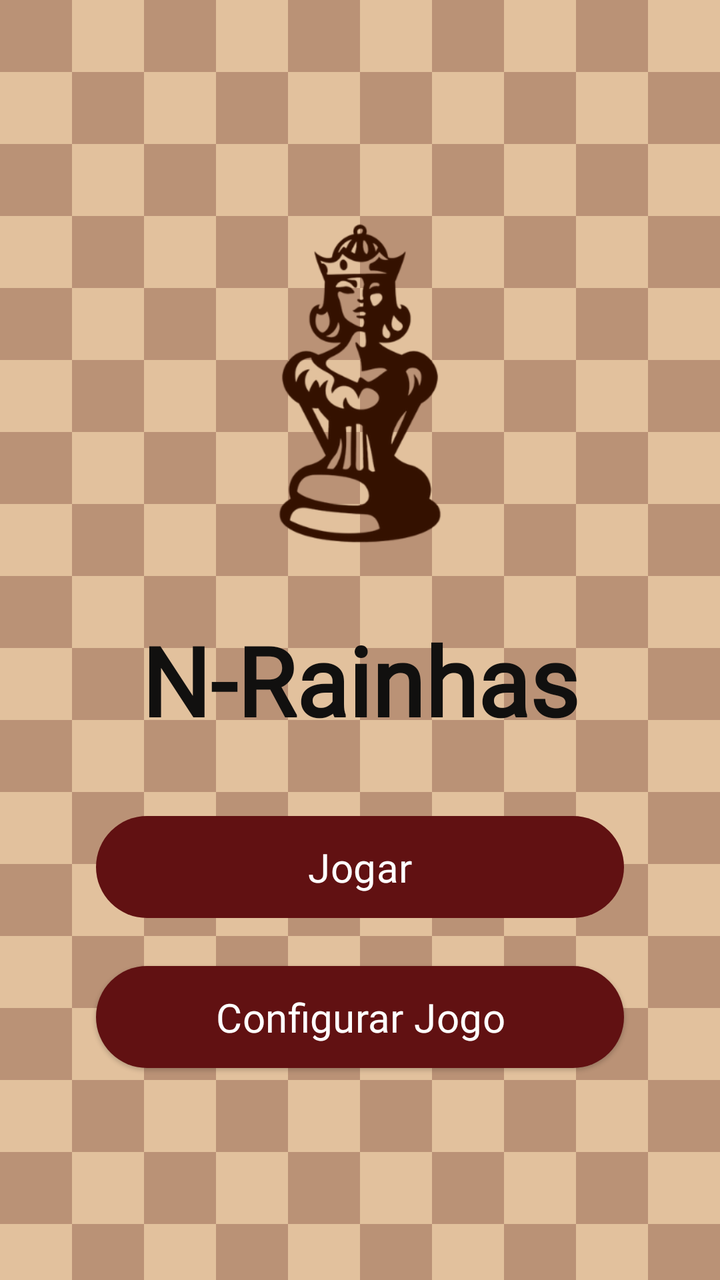
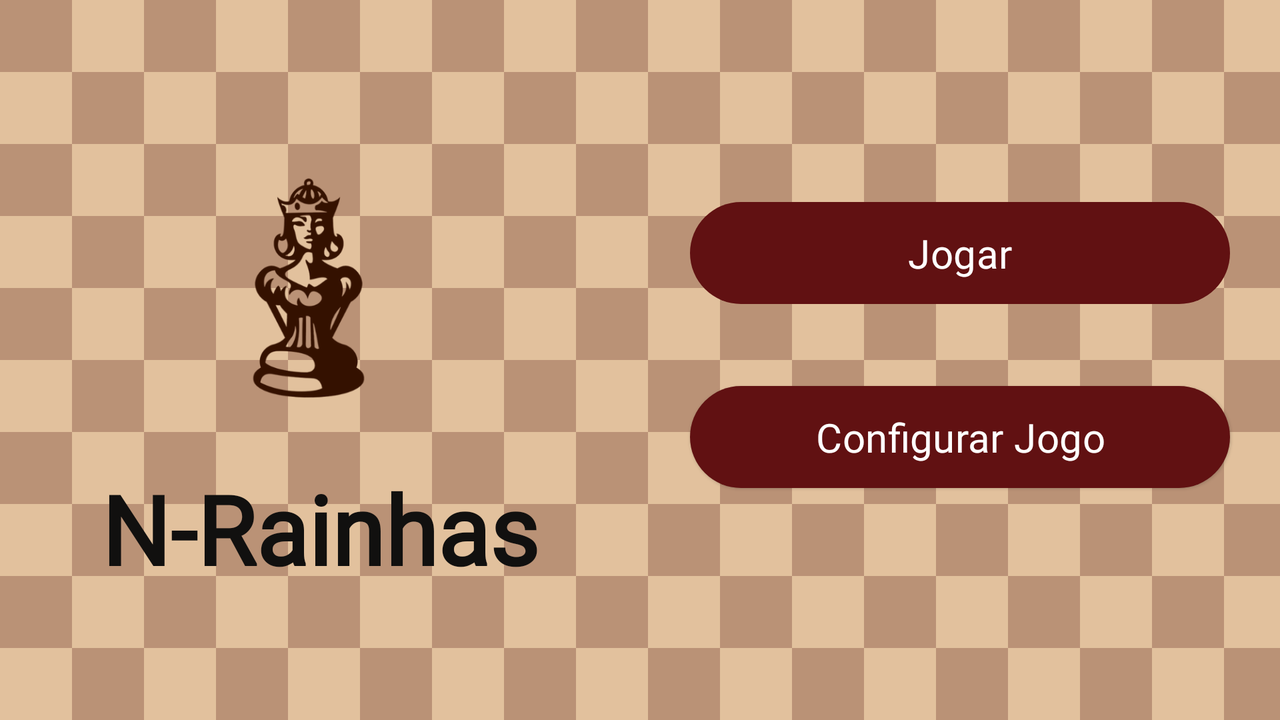

Two renders of one Android screen. The first uses the default layout on a phone; the second uses the alternative layout the repository ships for a different screen configuration, on a matching device. The two XML files are below.
<!-- AndroidManifest.xml: application theme Theme.NRainhas -->
<!-- res/layout/activity_main.xml -->
<?xml version="1.0" encoding="utf-8"?>
<androidx.constraintlayout.widget.ConstraintLayout xmlns:android="http://schemas.android.com/apk/res/android"
    xmlns:app="http://schemas.android.com/apk/res-auto"
    xmlns:tools="http://schemas.android.com/tools"
    android:id="@+id/main"
    android:layout_width="match_parent"
    android:layout_height="match_parent"
    android:background="@drawable/fundo"
    tools:context=".MainActivity">

    <ImageView
        android:id="@+id/logo_image"
        android:layout_width="0dp"
        android:layout_height="0dp"
        android:layout_marginStart="64dp"
        android:layout_marginTop="32dp"
        android:layout_marginEnd="64dp"
        android:scaleType="fitCenter"
        app:layout_constraintBottom_toTopOf="@+id/app_name_text"
        app:layout_constraintDimensionRatio="1:1"
        app:layout_constraintEnd_toEndOf="parent"
        app:layout_constraintStart_toStartOf="parent"
        app:layout_constraintTop_toTopOf="parent"
        app:layout_constraintVertical_bias="0.3"
        app:layout_constraintVertical_chainStyle="packed"
        app:srcCompat="@drawable/rainha_marrom" />

    <TextView
        android:id="@+id/app_name_text"
        android:layout_width="wrap_content"
        android:layout_height="wrap_content"
        android:fontFamily="@font/unifrakturmaguntia"
        android:text="@string/app_name"
        android:textColor="@color/preto"
        android:textSize="48sp"
        android:textStyle="bold"
        app:layout_constraintBottom_toTopOf="@+id/btnJogar"
        app:layout_constraintEnd_toEndOf="parent"
        app:layout_constraintStart_toStartOf="parent"
        app:layout_constraintTop_toBottomOf="@+id/logo_image" />

    <Button
        android:id="@+id/btnJogar"
        style="@style/Widget.Material3.Button"
        android:layout_width="0dp"
        android:layout_height="wrap_content"
        android:layout_marginStart="48dp"
        android:layout_marginTop="32dp"
        android:layout_marginEnd="48dp"
        android:fontFamily="@font/almendra"
        android:paddingTop="12dp"
        android:paddingBottom="12dp"
        android:text="@string/jogar"
        android:textColor="@color/white"
        android:textColorHighlight="@color/white"
        android:textColorHint="@color/white"
        android:textColorLink="@color/white"
        android:textSize="20sp"
        app:backgroundTint="@color/vinho"
        app:layout_constraintBottom_toTopOf="@+id/btnConfig"
        app:layout_constraintEnd_toEndOf="parent"
        app:layout_constraintStart_toStartOf="parent"
        app:layout_constraintTop_toBottomOf="@+id/app_name_text" />

    <Button
        android:id="@+id/btnConfig"
        style="@style/Widget.Material3.Button.ElevatedButton"
        android:layout_width="0dp"
        android:layout_height="wrap_content"
        android:layout_marginTop="16dp"
        android:fontFamily="@font/almendra"
        android:paddingTop="12dp"
        android:paddingBottom="12dp"
        android:text="@string/configurar"
        android:textColor="@color/white"
        android:textColorHighlight="@color/white"
        android:textColorHint="@color/white"
        android:textColorLink="@color/white"
        android:textSize="20sp"
        app:backgroundTint="@color/vinho"
        app:layout_constraintBottom_toBottomOf="parent"
        app:layout_constraintEnd_toEndOf="@+id/btnJogar"
        app:layout_constraintStart_toStartOf="@+id/btnJogar"
        app:layout_constraintTop_toBottomOf="@+id/btnJogar" />

</androidx.constraintlayout.widget.ConstraintLayout>
<!-- resources referenced by this layout -->
<resources>
  <color name="preto">#11100f</color>
  <color name="vinho">#611112</color>
  <color name="white">#FFFFFFFF</color>
  <!-- drawable fundo: png bitmap (drawable, 15092 bytes) -->
  <!-- drawable rainha_marrom: png bitmap (drawable, 41599 bytes) -->
  <string name="app_name">N-Rainhas</string>
  <string name="configurar">Configurar Jogo</string>
  <string name="jogar">Jogar</string>
  <style name="Theme.NRainhas" parent="Base.Theme.NRainhas">
          <item name="android:statusBarColor" tools:targetApi="l">@color/bege</item>
      </style>
  <style name="Base.Theme.NRainhas" parent="Theme.Material3.DayNight.NoActionBar">
          
          
          <item name="android:statusBarColor" tools:targetApi="l">@color/bege</item>
      </style>
  <color name="bege">#e2c19d</color>
</resources>
<!-- res/layout-land/activity_main.xml (the repository's variant of the layout above) -->
<!-- drawn on the phone turned sideways -->
<?xml version="1.0" encoding="utf-8"?>
<androidx.constraintlayout.widget.ConstraintLayout xmlns:android="http://schemas.android.com/apk/res/android"
    xmlns:app="http://schemas.android.com/apk/res-auto"
    xmlns:tools="http://schemas.android.com/tools"
    android:id="@+id/main"
    android:layout_width="match_parent"
    android:layout_height="match_parent"
    android:background="@drawable/fundo_responsivo"
    tools:context=".MainActivity">

    <ImageView
        android:id="@+id/logo_image"
        android:layout_width="0dp"
        android:layout_height="0dp"
        android:scaleType="fitCenter"
        app:layout_constraintBottom_toTopOf="@+id/app_name_text"
        app:layout_constraintDimensionRatio="1:1"
        app:layout_constraintEnd_toStartOf="@+id/guideline11"
        app:layout_constraintHorizontal_bias="0.464"
        app:layout_constraintStart_toStartOf="parent"
        app:layout_constraintTop_toTopOf="parent"
        app:layout_constraintVertical_chainStyle="packed"
        app:layout_constraintWidth_percent="0.25"
        app:srcCompat="@drawable/rainha_marrom" />

    <TextView
        android:id="@+id/app_name_text"
        android:layout_width="0dp"
        android:layout_height="wrap_content"
        android:layout_marginTop="8dp"
        android:fontFamily="@font/unifrakturmaguntia"
        android:gravity="center"
        android:text="@string/app_name"
        android:textColor="@color/preto"
        android:textSize="48sp"
        android:textStyle="bold"
        app:layout_constraintBottom_toBottomOf="parent"
        app:layout_constraintEnd_toStartOf="@+id/guideline11"
        app:layout_constraintStart_toStartOf="parent"
        app:layout_constraintTop_toBottomOf="@+id/logo_image" />

    <Button
        android:id="@+id/btnJogar"
        style="@style/Widget.Material3.Button"
        android:layout_width="0dp"
        android:layout_height="wrap_content"
        android:layout_marginHorizontal="25dp"
        android:fontFamily="@font/almendra"
        android:paddingTop="12dp"
        android:paddingBottom="12dp"
        android:text="@string/jogar"
        android:textColor="@color/white"
        android:textColorHighlight="@color/white"
        android:textColorHint="@color/white"
        android:textColorLink="@color/white"
        android:textSize="20sp"
        app:backgroundTint="@color/vinho"
        app:layout_constraintBottom_toTopOf="@+id/btnConfig"
        app:layout_constraintEnd_toEndOf="parent"
        app:layout_constraintStart_toStartOf="@+id/guideline11"
        app:layout_constraintTop_toTopOf="@+id/logo_image" />

    <Button
        android:id="@+id/btnConfig"
        style="@style/Widget.Material3.Button.ElevatedButton"
        android:layout_width="0dp"
        android:layout_height="wrap_content"
        android:layout_marginHorizontal="25dp"
        android:layout_marginBottom="112dp"
        android:fontFamily="@font/almendra"
        android:paddingTop="12dp"
        android:paddingBottom="12dp"
        android:text="@string/configurar"
        android:textColor="@color/white"
        android:textColorHighlight="@color/white"
        android:textColorHint="@color/white"
        android:textColorLink="@color/white"
        android:textSize="20sp"
        app:backgroundTint="@color/vinho"
        app:layout_constraintBottom_toBottomOf="parent"
        app:layout_constraintEnd_toEndOf="parent"
        app:layout_constraintStart_toStartOf="@+id/guideline11" />

    <androidx.constraintlayout.widget.Guideline
        android:id="@+id/guideline11"
        android:layout_width="wrap_content"
        android:layout_height="wrap_content"
        android:orientation="vertical"
        app:layout_constraintGuide_percent="0.5" />

</androidx.constraintlayout.widget.ConstraintLayout>
<!-- resources referenced by the variant -->
<!-- as the phone turned sideways resolves them -->
<resources>
  <color name="preto">#11100f</color>
  <color name="vinho">#611112</color>
  <color name="white">#FFFFFFFF</color>
  <!-- drawable fundo_responsivo: png bitmap (drawable, 13024 bytes) -->
  <!-- drawable rainha_marrom: png bitmap (drawable, 41599 bytes) -->
  <string name="app_name">N-Rainhas</string>
  <string name="configurar">Configurar Jogo</string>
  <string name="jogar">Jogar</string>
  <style name="Theme.NRainhas" parent="Base.Theme.NRainhas">
          <item name="android:statusBarColor" tools:targetApi="l">@color/bege</item>
      </style>
  <style name="Base.Theme.NRainhas" parent="Theme.Material3.DayNight.NoActionBar">
          
          
          <item name="android:statusBarColor" tools:targetApi="l">@color/bege</item>
      </style>
  <color name="bege">#e2c19d</color>
</resources>
